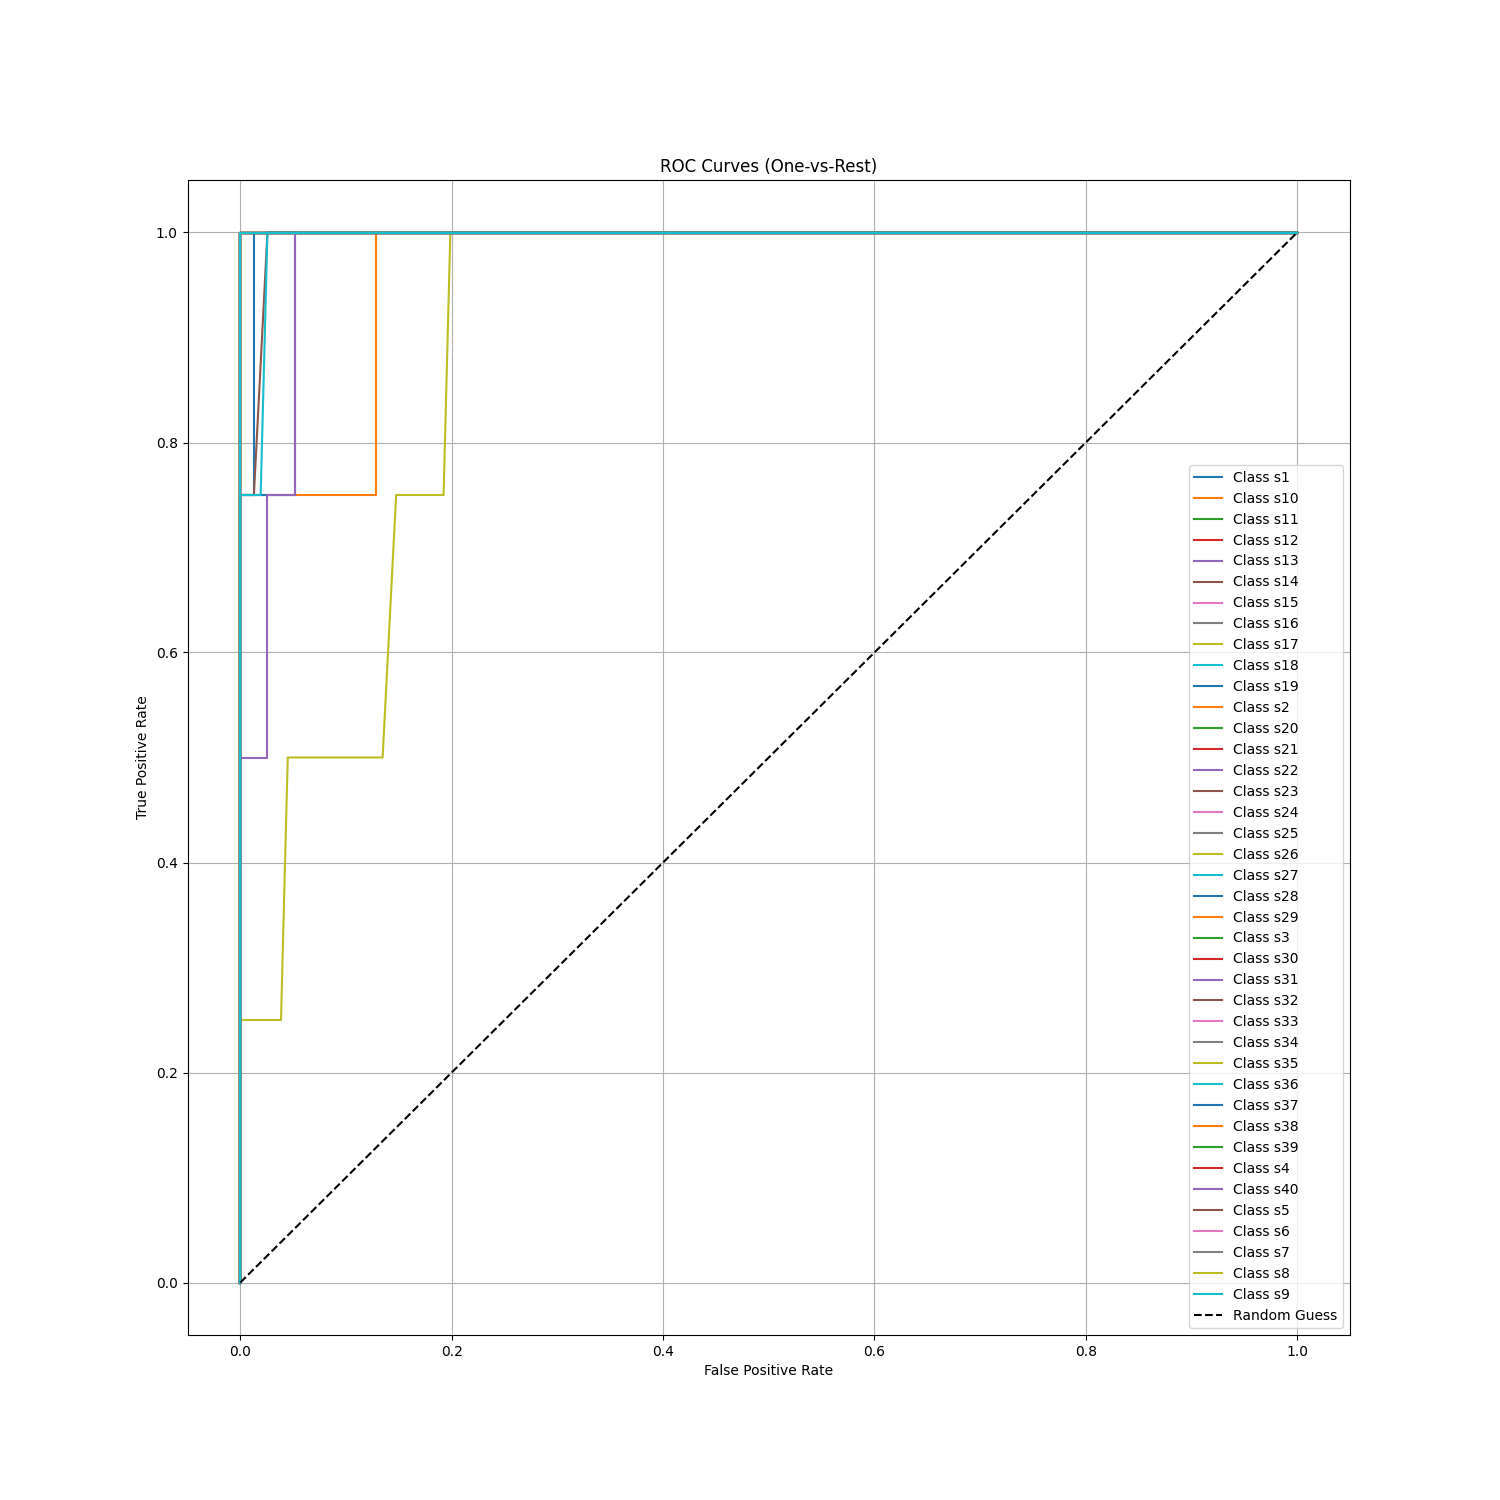

Source code (Python):
import numpy as np
import matplotlib.pyplot as plt
from sklearn.metrics import roc_curve, auc, roc_auc_score
from sklearn.preprocessing import LabelBinarizer
from tqdm import tqdm

# ==== Load Data ====
X_train = np.load("PCA_DATA/X_train.npy")
X_test = np.load("PCA_DATA/X_test.npy")
y_train = np.load("PCA_DATA/y_train.npy")[0]
y_test = np.load("PCA_DATA/y_test.npy")[0]
mean_face = np.load("PCA_DATA/mean_face.npy")
eigenvectors = np.load("PCA_DATA/eigenvectors.npy")
projected_train = np.load("PCA_DATA/projected_train.npy")

# ==== ROC Curve - One-vs-Rest (Manual Threshold Version) ====
def manual_roc_for_class(y_true_bin, scores, thresholds):

    fpr = []
    tpr = []
    for threshold in thresholds:
        predictions = (scores >= threshold).astype(int)
        TP = np.sum((predictions == 1) & (y_true_bin == 1))
        FP = np.sum((predictions == 1) & (y_true_bin == 0))
        TN = np.sum((predictions == 0) & (y_true_bin == 0))
        FN = np.sum((predictions == 0) & (y_true_bin == 1))

        TPR = TP / (TP + FN) if (TP + FN) != 0 else 0
        FPR = FP / (FP + TN) if  (FP + TN) != 0 else 0
        fpr.append(FPR)
        tpr.append(TPR)

    return np.array(fpr), np.array(tpr)


lb = LabelBinarizer()
y_test_bin = lb.fit_transform(y_test)
print(y_test_bin.shape)
# print("y_test_bin is:/n",y_test_bin)
# print("lb.classes_ is:/n",lb.classes_)
predicted_scores = np.zeros((len(y_test), len(lb.classes_)))

# ==== Score each test face against training set ====
for i, test_face in tqdm(enumerate(X_test), total=len(X_test), desc="Scoring for ROC"):
    test_centered = test_face - mean_face
    test_proj = np.dot(test_centered, eigenvectors)
    distances = np.linalg.norm(projected_train - test_proj, axis=1)

    # Compute scores for each class
    for j, cls in enumerate(lb.classes_):
        class_norm_dists = distances[y_train == cls]
        min_dist = np.min(class_norm_dists)
        predicted_scores[i, j] = min_dist  # Store minimum distance (not negated)

# ==== Normalize scores to [0, 1] for ROC computation ====
# Convert distances to similarity scores: smaller distance -> higher score
max_dist = np.max(predicted_scores)
min_dist = np.min(predicted_scores)
if max_dist != min_dist:
    predicted_scores = (max_dist - predicted_scores) / (max_dist - min_dist)
else:
    predicted_scores = np.ones_like(predicted_scores)  # Avoid division by zero

# ==== Compute ROC curves for multiple thresholds ====
thresholds = np.linspace(0, 1, 500)  # Evaluate 100 thresholds from 0 to 1
plt.figure(figsize=(15, 15))

for i, cls in enumerate(lb.classes_):
    y_true_bin = y_test_bin[:, i]     
    y_score = predicted_scores[:, i]
    if i == 0:
        print(y_true_bin)
        print(y_score)
   


    # Compute ROC curve for this class
    fpr, tpr = manual_roc_for_class(y_true_bin, y_score, thresholds)

    # Plot ROC curve
    plt.plot(fpr, tpr, label=f"Class {lb.classes_[i]}")
    plt.legend(loc="lower right")


# Plot random guess line
plt.plot([0, 1], [0, 1], 'k--', label="Random Guess")
plt.title("ROC Curves (One-vs-Rest)")
plt.xlabel("False Positive Rate")
plt.ylabel("True Positive Rate")
plt.legend()
plt.grid()
# plt.savefig("ROC_Curve.png")
plt.tight_layout()
plt.show()


